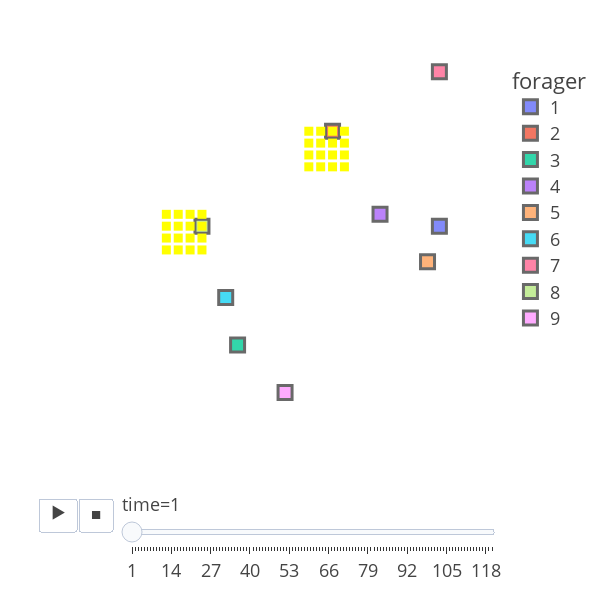

The notebook cell this image was saved under:
### Code cell
# animate

ft.animate_foragers(
    communicators, plot_rewards=True, width=600, height=600, point_size=8
)

### Figure 1 — Plotly figure (JSON) as saved in the notebook; plotly's stock layout.template omitted (floating-point values rounded to 4 significant figures)
{"data": [{"hovertemplate": "forager=1<br>time=1<br>x=%{x}<br>y=%{y}<extra></extra>", "legendgroup": "1", "marker": {"color": "#636efa", "line": {"width": 3}, "opacity": 0.8, "size": 14, "symbol": "square"}, "mode": "markers", "name": "1", "orientation": "v", "showlegend": true, "type": "scatter", "x": [27], "xaxis": "x", "y": [16], "yaxis": "y"}, {"hovertemplate": "forager=2<br>time=1<br>x=%{x}<br>y=%{y}<extra></extra>", "legendgroup": "2", "marker": {"color": "#EF553B", "line": {"width": 3}, "opacity": 0.8, "size": 14, "symbol": "square"}, "mode": "markers", "name": "2", "orientation": "v", "showlegend": true, "type": "scatter", "x": [18], "xaxis": "x", "y": [24], "yaxis": "y"}, {"hovertemplate": "forager=3<br>time=1<br>x=%{x}<br>y=%{y}<extra></extra>", "legendgroup": "3", "marker": {"color": "#00cc96", "line": {"width": 3}, "opacity": 0.8, "size": 14, "symbol": "square"}, "mode": "markers", "name": "3", "orientation": "v", "showlegend": true, "type": "scatter", "x": [10], "xaxis": "x", "y": [6], "yaxis": "y"}, {"hovertemplate": "forager=4<br>time=1<br>x=%{x}<br>y=%{y}<extra></extra>", "legendgroup": "4", "marker": {"color": "#ab63fa", "line": {"width": 3}, "opacity": 0.8, "size": 14, "symbol": "square"}, "mode": "markers", "name": "4", "orientation": "v", "showlegend": true, "type": "scatter", "x": [22], "xaxis": "x", "y": [17], "yaxis": "y"}, {"hovertemplate": "forager=5<br>time=1<br>x=%{x}<br>y=%{y}<extra></extra>", "legendgroup": "5", "marker": {"color": "#FFA15A", "line": {"width": 3}, "opacity": 0.8, "size": 14, "symbol": "square"}, "mode": "markers", "name": "5", "orientation": "v", "showlegend": true, "type": "scatter", "x": [26], "xaxis": "x", "y": [13], "yaxis": "y"}, {"hovertemplate": "forager=6<br>time=1<br>x=%{x}<br>y=%{y}<extra></extra>", "legendgroup": "6", "marker": {"color": "#19d3f3", "line": {"width": 3}, "opacity": 0.8, "size": 14, "symbol": "square"}, "mode": "markers", "name": "6", "orientation": "v", "showlegend": true, "type": "scatter", "x": [9], "xaxis": "x", "y": [10], "yaxis": "y"}, {"hovertemplate": "forager=7<br>time=1<br>x=%{x}<br>y=%{y}<extra></extra>", "legendgroup": "7", "marker": {"color": "#FF6692", "line": {"width": 3}, "opacity": 0.8, "size": 14, "symbol": "square"}, "mode": "markers", "name": "7", "orientation": "v", "showlegend": true, "type": "scatter", "x": [27], "xaxis": "x", "y": [29], "yaxis": "y"}, {"hovertemplate": "forager=8<br>time=1<br>x=%{x}<br>y=%{y}<extra></extra>", "legendgroup": "8", "marker": {"color": "#B6E880", "line": {"width": 3}, "opacity": 0.8, "size": 14, "symbol": "square"}, "mode": "markers", "name": "8", "orientation": "v", "showlegend": true, "type": "scatter", "x": [7], "xaxis": "x", "y": [16], "yaxis": "y"}, {"hovertemplate": "forager=9<br>time=1<br>x=%{x}<br>y=%{y}<extra></extra>", "legendgroup": "9", "marker": {"color": "#FF97FF", "line": {"width": 3}, "opacity": 0.8, "size": 14, "symbol": "square"}, "mode": "markers", "name": "9", "orientation": "v", "showlegend": true, "type": "scatter", "x": [14], "xaxis": "x", "y": [2], "yaxis": "y"}, {"hovertemplate": "forager=reward<br>time=1<br>x=%{x}<br>y=%{y}<extra></extra>", "legendgroup": "reward", "marker": {"color": "yellow", "symbol": "square"}, "mode": "markers", "name": "reward", "orientation": "v", "showlegend": false, "type": "scatter", "x": [4, 5, 6, 7, 4, 5, 6, 7, 4, 5, 6, 7, 4, 5, 6, 7, 16, 17, 18, 19, 16, 17, 18, 19, 16, 17, 18, 19, 16, 17, 18, 19], "xaxis": "x", "y": [14, 14, 14, 14, 15, 15, 15, 15, 16, 16, 16, 16, 17, 17, 17, 17, 21, 21, 21, 21, 22, 22, 22, 22, 23, 23, 23, 23, 24, 24, 24, 24], "yaxis": "y"}], "layout": {"autosize": false, "height": 600, "legend": {"title": {"text": "forager"}, "tracegroupgap": 0}, "margin": {"t": 60}, "sliders": [{"active": 0, "currentvalue": {"prefix": "time="}, "len": 0.9, "pad": {"b": 10, "t": 60}, "steps": [{"args": [["1"], {"frame": {"duration": 0, "redraw": false}, "fromcurrent": true, "mode": "immediate", "transition": {"duration": 0, "easing": "linear"}}], "label": "1", "method": "animate"}, {"args": [["2"], {"frame": {"duration": 0, "redraw": false}, "fromcurrent": true, "mode": "immediate", "transition": {"duration": 0, "easing": "linear"}}], "label": "2", "method": "animate"}, {"args": [["3"], {"frame": {"duration": 0, "redraw": false}, "fromcurrent": true, "mode": "immediate", "transition": {"duration": 0, "easing": "linear"}}], "label": "3", "method": "animate"}, {"args": [["4"], {"frame": {"duration": 0, "redraw": false}, "fromcurrent": true, "mode": "immediate", "transition": {"duration": 0, "easing": "linear"}}], "label": "4", "method": "animate"}, {"args": [["5"], {"frame": {"duration": 0, "redraw": false}, "fromcurrent": true, "mode": "immediate", "transition": {"duration": 0, "easing": "linear"}}], "label": "5", "method": "animate"}, {"args": [["6"], {"frame": {"duration": 0, "redraw": false}, "fromcurrent": true, "mode": "immediate", "transition": {"duration": 0, "easing": "linear"}}], "label": "6", "method": "animate"}, {"args": [["7"], {"frame": {"duration": 0, "redraw": false}, "fromcurrent": true, "mode": "immediate", "transition": {"duration": 0, "easing": "linear"}}], "label": "7", "method": "animate"}, {"args": [["8"], {"frame": {"duration": 0, "redraw": false}, "fromcurrent": true, "mode": "immediate", "transition": {"duration": 0, "easing": "linear"}}], "label": "8", "method": "animate"}, {"args": [["9"], {"frame": {"duration": 0, "redraw": false}, "fromcurrent": true, "mode": "immediate", "transition": {"duration": 0, "easing": "linear"}}], "label": "9", "method": "animate"}, {"args": [["10"], {"frame": {"duration": 0, "redraw": false}, "fromcurrent": true, "mode": "immediate", "transition": {"duration": 0, "easing": "linear"}}], "label": "10", "method": "animate"}, {"args": [["11"], {"frame": {"duration": 0, "redraw": false}, "fromcurrent": true, "mode": "immediate", "transition": {"duration": 0, "easing": "linear"}}], "label": "11", "method": "animate"}, {"args": [["12"], {"frame": {"duration": 0, "redraw": false}, "fromcurrent": true, "mode": "immediate", "transition": {"duration": 0, "easing": "linear"}}], "label": "12", "method": "animate"}, {"args": [["13"], {"frame": {"duration": 0, "redraw": false}, "fromcurrent": true, "mode": "immediate", "transition": {"duration": 0, "easing": "linear"}}], "label": "13", "method": "animate"}, {"args": [["14"], {"frame": {"duration": 0, "redraw": false}, "fromcurrent": true, "mode": "immediate", "transition": {"duration": 0, "easing": "linear"}}], "label": "14", "method": "animate"}, {"args": [["15"], {"frame": {"duration": 0, "redraw": false}, "fromcurrent": true, "mode": "immediate", "transition": {"duration": 0, "easing": "linear"}}], "label": "15", "method": "animate"}, {"args": [["16"], {"frame": {"duration": 0, "redraw": false}, "fromcurrent": true, "mode": "immediate", "transition": {"duration": 0, "easing": "linear"}}], "label": "16", "method": "animate"}, {"args": [["17"], {"frame": {"duration": 0, "redraw": false}, "fromcurrent": true, "mode": "immediate", "transition": {"duration": 0, "easing": "linear"}}], "label": "17", "method": "animate"}, {"args": [["18"], {"frame": {"duration": 0, "redraw": false}, "fromcurrent": true, "mode": "immediate", "transition": {"duration": 0, "easing": "linear"}}], "label": "18", "method": "animate"}, {"args": [["19"], {"frame": {"duration": 0, "redraw": false}, "fromcurrent": true, "mode": "immediate", "transition": {"duration": 0, "easing": "linear"}}], "label": "19", "method": "animate"}, {"args": [["20"], {"frame": {"duration": 0, "redraw": false}, "fromcurrent": true, "mode": "immediate", "transition": {"duration": 0, "easing": "linear"}}], "label": "20", "method": "animate"}, {"args": [["21"], {"frame": {"duration": 0, "redraw": false}, "fromcurrent": true, "mode": "immediate", "transition": {"duration": 0, "easing": "linear"}}], "label": "21", "method": "animate"}, {"args": [["22"], {"frame": {"duration": 0, "redraw": false}, "fromcurrent": true, "mode": "immediate", "transition": {"duration": 0, "easing": "linear"}}], "label": "22", "method": "animate"}, {"args": [["23"], {"frame": {"duration": 0, "redraw": false}, "fromcurrent": true, "mode": "immediate", "transition": {"duration": 0, "easing": "linear"}}], "label": "23", "method": "animate"}, {"args": [["24"], {"frame": {"duration": 0, "redraw": false}, "fromcurrent": true, "mode": "immediate", "transition": {"duration": 0, "easing": "linear"}}], "label": "24", "method": "animate"}, {"args": [["25"], {"frame": {"duration": 0, "redraw": false}, "fromcurrent": true, "mode": "immediate", "transition": {"duration": 0, "easing": "linear"}}], "label": "25", "method": "animate"}, {"args": [["26"], {"frame": {"duration": 0, "redraw": false}, "fromcurrent": true, "mode": "immediate", "transition": {"duration": 0, "easing": "linear"}}], "label": "26", "method": "animate"}, {"args": [["27"], {"frame": {"duration": 0, "redraw": false}, "fromcurrent": true, "mode": "immediate", "transition": {"duration": 0, "easing": "linear"}}], "label": "27", "method": "animate"}, {"args": [["28"], {"frame": {"duration": 0, "redraw": false}, "fromcurrent": true, "mode": "immediate", "transition": {"duration": 0, "easing": "linear"}}], "label": "28", "method": "animate"}, {"args": [["29"], {"frame": {"duration": 0, "redraw": false}, "fromcurrent": true, "mode": "immediate", "transition": {"duration": 0, "easing": "linear"}}], "label": "29", "method": "animate"}, {"args": [["30"], {"frame": {"duration": 0, "redraw": false}, "fromcurrent": true, "mode": "immediate", "transition": {"duration": 0, "easing": "linear"}}], "label": "30", "method": "animate"}, {"args": [["31"], {"frame": {"duration": 0, "redraw": false}, "fromcurrent": true, "mode": "immediate", "transition": {"duration": 0, "easing": "linear"}}], "label": "31", "method": "animate"}, {"args": [["32"], {"frame": {"duration": 0, "redraw": false}, "fromcurrent": true, "mode": "immediate", "transition": {"duration": 0, "easing": "linear"}}], "label": "32", "method": "animate"}, {"args": [["33"], {"frame": {"duration": 0, "redraw": false}, "fromcurrent": true, "mode": "immediate", "transition": {"duration": 0, "easing": "linear"}}], "label": "33", "method": "animate"}, {"args": [["34"], {"frame": {"duration": 0, "redraw": false}, "fromcurrent": true, "mode": "immediate", "transition": {"duration": 0, "easing": "linear"}}], "label": "34", "method": "animate"}, {"args": [["35"], {"frame": {"duration": 0, "redraw": false}, "fromcurrent": true, "mode": "immediate", "transition": {"duration": 0, "easing": "linear"}}], "label": "35", "method": "animate"}, {"args": [["36"], {"frame": {"duration": 0, "redraw": false}, "fromcurrent": true, "mode": "immediate", "transition": {"duration": 0, "easing": "linear"}}], "label": "36", "method": "animate"}, {"args": [["37"], {"frame": {"duration": 0, "redraw": false}, "fromcurrent": true, "mode": "immediate", "transition": {"duration": 0, "easing": "linear"}}], "label": "37", "method": "animate"}, {"args": [["38"], {"frame": {"duration": 0, "redraw": false}, "fromcurrent": true, "mode": "immediate", "transition": {"duration": 0, "easing": "linear"}}], "label": "38", "method": "animate"}, {"args": [["39"], {"frame": {"duration": 0, "redraw": false}, "fromcurrent": true, "mode": "immediate", "transition": {"duration": 0, "easing": "linear"}}], "label": "39", "method": "animate"}, {"args": [["40"], {"frame": {"duration": 0, "redraw": false}, "fromcurrent": true, "mode": "immediate", "transition": {"duration": 0, "easing": "linear"}}], "label": "40", "method": "animate"}, {"args": [["41"], {"frame": {"duration": 0, "redraw": false}, "fromcurrent": true, "mode": "immediate", "transition": {"duration": 0, "easing": "linear"}}], "label": "41", "method": "animate"}, {"args": [["42"], {"frame": {"duration": 0, "redraw": false}, "fromcurrent": true, "mode": "immediate", "transition": {"duration": 0, "easing": "linear"}}], "label": "42", "method": "animate"}, {"args": [["43"], {"frame": {"duration": 0, "redraw": false}, "fromcurrent": true, "mode": "immediate", "transition": {"duration": 0, "easing": "linear"}}], "label": "43", "method": "animate"}, {"args": [["44"], {"frame": {"duration": 0, "redraw": false}, "fromcurrent": true, "mode": "immediate", "transition": {"duration": 0, "easing": "linear"}}], "label": "44", "method": "animate"}, {"args": [["45"], {"frame": {"duration": 0, "redraw": false}, "fromcurrent": true, "mode": "immediate", "transition": {"duration": 0, "easing": "linear"}}], "label": "45", "method": "animate"}, {"args": [["46"], {"frame": {"duration": 0, "redraw": false}, "fromcurrent": true, "mode": "immediate", "transition": {"duration": 0, "easing": "linear"}}], "label": "46", "method": "animate"}, {"args": [["47"], {"frame": {"duration": 0, "redraw": false}, "fromcurrent": true, "mode": "immediate", "transition": {"duration": 0, "easing": "linear"}}], "label": "47", "method": "animate"}, {"args": [["48"], {"frame": {"duration": 0, "redraw": false}, "fromcurrent": true, "mode": "immediate", "transition": {"duration": 0, "easing": "linear"}}], "label": "48", "method": "animate"}, {"args": [["49"], {"frame": {"duration": 0, "redraw": false}, "fromcurrent": true, "mode": "immediate", "transition": {"duration": 0, "easing": "linear"}}], "label": "49", "method": "animate"}, {"args": [["50"], {"frame": {"duration": 0, "redraw": false}, "fromcurrent": true, "mode": "immediate", "transition": {"duration": 0, "easing": "linear"}}], "label": "50", "method": "animate"}, {"args": [["51"], {"frame": {"duration": 0, "redraw": false}, "fromcurrent": true, "mode": "immediate", "transition": {"duration": 0, "easing": "linear"}}], "label": "51", "method": "animate"}, {"args": [["52"], {"frame": {"duration": 0, "redraw": false}, "fromcurrent": true, "mode": "immediate", "transition": {"duration": 0, "easing": "linear"}}], "label": "52", "method": "animate"}, {"args": [["53"], {"frame": {"duration": 0, "redraw": false}, "fromcurrent": true, "mode": "immediate", "transition": {"duration": 0, "easing": "linear"}}], "label": "53", "method": "animate"}, {"args": [["54"], {"frame": {"duration": 0, "redraw": false}, "fromcurrent": true, "mode": "immediate", "transition": {"duration": 0, "easing": "linear"}}], "label": "54", "method": "animate"}, {"args": [["55"], {"frame": {"duration": 0, "redraw": false}, "fromcurrent": true, "mode": "immediate", "transition": {"duration": 0, "easing": "linear"}}], "label": "55", "method": "animate"}, {"args": [["56"], {"frame": {"duration": 0, "redraw": false}, "fromcurrent": true, "mode": "immediate", "transition": {"duration": 0, "easing": "linear"}}], "label": "56", "method": "animate"}, {"args": [["57"], {"frame": {"duration": 0, "redraw": false}, "fromcurrent": true, "mode": "immediate", "transition": {"duration": 0, "easing": "linear"}}], "label": "57", "method": "animate"}, {"args": [["58"], {"frame": {"duration": 0, "redraw": false}, "fromcurrent": true, "mode": "immediate", "transition": {"duration": 0, "easing": "linear"}}], "label": "58", "method": "animate"}, {"args": [["59"], {"frame": {"duration": 0, "redraw": false}, "fromcurrent": true, "mode": "immediate", "transition": {"duration": 0, "easing": "linear"}}], "label": "59", "method": "animate"}, {"args": [["60"], {"frame": {"duration": 0, "redraw": false}, "fromcurrent": true, "mode": "immediate", "transition": {"duration": 0, "easing": "linear"}}], "label": "60", "method": "animate"}, {"args": [["61"], {"frame": {"duration": 0, "redraw": false}, "fromcurrent": true, "mode": "immediate", "transition": {"duration": 0, "easing": "linear"}}], "label": "61", "method": "animate"}, {"args": [["62"], {"frame": {"duration": 0, "redraw": false}, "fromcurrent": true, "mode": "immediate", "transition": {"duration": 0, "easing": "linear"}}], "label": "62", "method": "animate"}, {"args": [["63"], {"frame": {"duration": 0, "redraw": false}, "fromcurrent": true, "mode": "immediate", "transition": {"duration": 0, "easing": "linear"}}], "label": "63", "method": "animate"}, {"args": [["64"], {"frame": {"duration": 0, "redraw": false}, "fromcurrent": true, "mode": "immediate", "transition": {"duration": 0, "easing": "linear"}}], "label": "64", "method": "animate"}, {"args": [["65"], {"frame": {"duration": 0, "redraw": false}, "fromcurrent": true, "mode": "immediate", "transition": {"duration": 0, "easing": "linear"}}], "label": "65", "method": "animate"}, {"args": [["66"], {"frame": {"duration": 0, "redraw": false}, "fromcurrent": true, "mode": "immediate", "transition": {"duration": 0, "easing": "linear"}}], "label": "66", "method": "animate"}, {"args": [["67"], {"frame": {"duration": 0, "redraw": false}, "fromcurrent": true, "mode": "immediate", "transition": {"duration": 0, "easing": "linear"}}], "label": "67", "method": "animate"}, {"args": [["68"], {"frame": {"duration": 0, "redraw": false}, "fromcurrent": true, "mode": "immediate", "transition": {"duration": 0, "easing": "linear"}}], "label": "68", "method": "animate"}, {"args": [["69"], {"frame": {"duration": 0, "redraw": false}, "fromcurrent": true, "mode": "immediate", "transition": {"duration": 0, "easing": "linear"}}], "label": "69", "method": "animate"}, {"args": [["70"], {"frame": {"duration": 0, "redraw": false}, "fromcurrent": true, "mode": "immediate", "transition": {"duration": 0, "easing": "linear"}}], "label": "70", "method": "animate"}, {"args": [["71"], {"frame": {"duration": 0, "redraw": false}, "fromcurrent": true, "mode": "immediate", "transition": {"duration": 0, "easing": "linear"}}], "label": "71", "method": "animate"}, {"args": [["72"], {"frame": {"duration": 0, "redraw": false}, "fromcurrent": true, "mode": "immediate", "transition": {"duration": 0, "easing": "linear"}}], "label": "72", "method": "animate"}, {"args": [["73"], {"frame": {"duration": 0, "redraw": false}, "fromcurrent": true, "mode": "immediate", "transition": {"duration": 0, "easing": "linear"}}], "label": "73", "method": "animate"}, {"args": [["74"], {"frame": {"duration": 0, "redraw": false}, "fromcurrent": true, "mode": "immediate", "transition": {"duration": 0, "easing": "linear"}}], "label": "74", "method": "animate"}, {"args": [["75"], {"frame": {"duration": 0, "redraw": false}, "fromcurrent": true, "mode": "immediate", "transition": {"duration": 0, "easing": "linear"}}], "label": "75", "method": "animate"}, {"args": [["76"], {"frame": {"duration": 0, "redraw": false}, "fromcurrent": true, "mode": "immediate", "transition": {"duration": 0, "easing": "linear"}}], "label": "76", "method": "animate"}, {"args": [["77"], {"frame": {"duration": 0, "redraw": false}, "fromcurrent": true, "mode": "immediate", "transition": {"duration": 0, "easing": "linear"}}], "label": "77", "method": "animate"}, {"args": [["78"], {"frame": {"duration": 0, "redraw": false}, "fromcurrent": true, "mode": "immediate", "transition": {"duration": 0, "easing": "linear"}}], "label": "78", "method": "animate"}, {"args": [["79"], {"frame": {"duration": 0, "redraw": false}, "fromcurrent": true, "mode": "immediate", "transition": {"duration": 0, "easing": "linear"}}], "label": "79", "method": "animate"}, {"args": [["80"], {"frame": {"duration": 0, "redraw": false}, "fromcurrent": true, "mode": "immediate", "transition": {"duration": 0, "easing": "linear"}}], "label": "80", "method": "animate"}, {"args": [["81"], {"frame": {"duration": 0, "redraw": false}, "fromcurrent": true, "mode": "immediate", "transition": {"duration": 0, "easing": "linear"}}], "label": "81", "method": "animate"}, {"args": [["82"], {"frame": {"duration": 0, "redraw": false}, "fromcurrent": true, "mode": "immediate", "transition": {"duration": 0, "easing": "linear"}}], "label": "82", "method": "animate"}, {"args": [["83"], {"frame": {"duration": 0, "redraw": false}, "fromcurrent": true, "mode": "immediate", "transition": {"duration": 0, "easing": "linear"}}], "label": "83", "method": "animate"}, {"args": [["84"], {"frame": {"duration": 0, "redraw": false}, "fromcurrent": true, "mode": "immediate", "transition": {"duration": 0, "easing": "linear"}}], "label": "84", "method": "animate"}, {"args": [["85"], {"frame": {"duration": 0, "redraw": false}, "fromcurrent": true, "mode": "immediate", "transition": {"duration": 0, "easing": "linear"}}], "label": "85", "method": "animate"}, {"args": [["86"], {"frame": {"duration": 0, "redraw": false}, "fromcurrent": true, "mode": "immediate", "transition": {"duration": 0, "easing": "linear"}}], "label": "86", "method": "animate"}, {"args": [["87"], {"frame": {"duration": 0, "redraw": false}, "fromcurrent": true, "mode": "immediate", "transition": {"duration": 0, "easing": "linear"}}], "label": "87", "method": "animate"}, {"args": [["88"], {"frame": {"duration": 0, "redraw": false}, "fromcurrent": true, "mode": "immediate", "transition": {"duration": 0, "easing": "linear"}}], "label": "88", "method": "animate"}, {"args": [["89"], {"frame": {"duration": 0, "redraw": false}, "fromcurrent": true, "mode": "immediate", "transition": {"duration": 0, "easing": "linear"}}], "label": "89", "method": "animate"}, {"args": [["90"], {"frame": {"duration": 0, "redraw": false}, "fromcurrent": true, "mode": "immediate", "transition": {"duration": 0, "easing": "linear"}}], "label": "90", "method": "animate"}, {"args": [["91"], {"frame": {"duration": 0, "redraw": false}, "fromcurrent": true, "mode": "immediate", "transition": {"duration": 0, "easing": "linear"}}], "label": "91", "method": "animate"}, {"args": [["92"], {"frame": {"duration": 0, "redraw": false}, "fromcurrent": true, "mode": "immediate", "transition": {"duration": 0, "easing": "linear"}}], "label": "92", "method": "animate"}, {"args": [["93"], {"frame": {"duration": 0, "redraw": false}, "fromcurrent": true, "mode": "immediate", "transition": {"duration": 0, "easing": "linear"}}], "label": "93", "method": "animate"}, {"args": [["94"], {"frame": {"duration": 0, "redraw": false}, "fromcurrent": true, "mode": "immediate", "transition": {"duration": 0, "easing": "linear"}}], "label": "94", "method": "animate"}, {"args": [["95"], {"frame": {"duration": 0, "redraw": false}, "fromcurrent": true, "mode": "immediate", "transition": {"duration": 0, "easing": "linear"}}], "label": "95", "method": "animate"}, {"args": [["96"], {"frame": {"duration": 0, "redraw": false}, "fromcurrent": true, "mode": "immediate", "transition": {"duration": 0, "easing": "linear"}}], "label": "96", "method": "animate"}, {"args": [["97"], {"frame": {"duration": 0, "redraw": false}, "fromcurrent": true, "mode": "immediate", "transition": {"duration": 0, "easing": "linear"}}], "label": "97", "method": "animate"}, {"args": [["98"], {"frame": {"duration": 0, "redraw": false}, "fromcurrent": true, "mode": "immediate", "transition": {"duration": 0, "easing": "linear"}}], "label": "98", "method": "animate"}, {"args": [["99"], {"frame": {"duration": 0, "redraw": false}, "fromcurrent": true, "mode": "immediate", "transition": {"duration": 0, "easing": "linear"}}], "label": "99", "method": "animate"}, {"args": [["100"], {"frame": {"duration": 0, "redraw": false}, "fromcurrent": true, "mode": "immediate", "transition": {"duration": 0, "easing": "linear"}}], "label": "100", "method": "animate"}, {"args": [["101"], {"frame": {"duration": 0, "redraw": false}, "fromcurrent": true, "mode": "immediate", "transition": {"duration": 0, "easing": "linear"}}], "label": "101", "method": "animate"}, {"args": [["102"], {"frame": {"duration": 0, "redraw": false}, "fromcurrent": true, "mode": "immediate", "transition": {"duration": 0, "easing": "linear"}}], "label": "102", "method": "animate"}, {"args": [["103"], {"frame": {"duration": 0, "redraw": false}, "fromcurrent": true, "mode": "immediate", "transition": {"duration": 0, "easing": "linear"}}], "label": "103", "method": "animate"}, {"args": [["104"], {"frame": {"duration": 0, "redraw": false}, "fromcurrent": true, "mode": "immediate", "transition": {"duration": 0, "easing": "linear"}}], "label": "104", "method": "animate"}, {"args": [["105"], {"frame": {"duration": 0, "redraw": false}, "fromcurrent": true, "mode": "immediate", "transition": {"duration": 0, "easing": "linear"}}], "label": "105", "method": "animate"}, {"args": [["106"], {"frame": {"duration": 0, "redraw": false}, "fromcurrent": true, "mode": "immediate", "transition": {"duration": 0, "easing": "linear"}}], "label": "106", "method": "animate"}, {"args": [["107"], {"frame": {"duration": 0, "redraw": false}, "fromcurrent": true, "mode": "immediate", "transition": {"duration": 0, "easing": "linear"}}], "label": "107", "method": "animate"}, {"args": [["108"], {"frame": {"duration": 0, "redraw": false}, "fromcurrent": true, "mode": "immediate", "transition": {"duration": 0, "easing": "linear"}}], "label": "108", "method": "animate"}, {"args": [["109"], {"frame": {"duration": 0, "redraw": false}, "fromcurrent": true, "mode": "immediate", "transition": {"duration": 0, "easing": "linear"}}], "label": "109", "method": "animate"}, {"args": [["110"], {"frame": {"duration": 0, "redraw": false}, "fromcurrent": true, "mode": "immediate", "transition": {"duration": 0, "easing": "linear"}}], "label": "110", "method": "animate"}, {"args": [["111"], {"frame": {"duration": 0, "redraw": false}, "fromcurrent": true, "mode": "immediate", "transition": {"duration": 0, "easing": "linear"}}], "label": "111", "method": "animate"}, {"args": [["112"], {"frame": {"duration": 0, "redraw": false}, "fromcurrent": true, "mode": "immediate", "transition": {"duration": 0, "easing": "linear"}}], "label": "112", "method": "animate"}, {"args": [["113"], {"frame": {"duration": 0, "redraw": false}, "fromcurrent": true, "mode": "immediate", "transition": {"duration": 0, "easing": "linear"}}], "label": "113", "method": "animate"}, {"args": [["114"], {"frame": {"duration": 0, "redraw": false}, "fromcurrent": true, "mode": "immediate", "transition": {"duration": 0, "easing": "linear"}}], "label": "114", "method": "animate"}, {"args": [["115"], {"frame": {"duration": 0, "redraw": false}, "fromcurrent": true, "mode": "immediate", "transition": {"duration": 0, "easing": "linear"}}], "label": "115", "method": "animate"}, {"args": [["116"], {"frame": {"duration": 0, "redraw": false}, "fromcurrent": true, "mode": "immediate", "transition": {"duration": 0, "easing": "linear"}}], "label": "116", "method": "animate"}, {"args": [["117"], {"frame": {"duration": 0, "redraw": false}, "fromcurrent": true, "mode": "immediate", "transition": {"duration": 0, "easing": "linear"}}], "label": "117", "method": "animate"}, {"args": [["118"], {"frame": {"duration": 0, "redraw": false}, "fromcurrent": true, "mode": "immediate", "transition": {"duration": 0, "easing": "linear"}}], "label": "118", "method": "animate"}, {"args": [["119"], {"frame": {"duration": 0, "redraw": false}, "fromcurrent": true, "mode": "immediate", "transition": {"duration": 0, "easing": "linear"}}], "label": "119", "method": "animate"}, {"args": [["120"], {"frame": {"duration": 0, "redraw": false}, "fromcurrent": true, "mode": "immediate", "transition": {"duration": 0, "easing": "linear"}}], "label": "120", "method": "animate"}], "x": 0.1, "xanchor": "left", "y": 0, "yanchor": "top"}], "updatemenus": [{"buttons": [{"args": [null, {"frame": {"duration": 500, "redraw": false}, "fromcurrent": true, "mode": "immediate", "transition": {"duration": 0, "easing": "linear"}}], "label": "&#9654;", "method": "animate"}, {"args": [[null], {"frame": {"duration": 0, "redraw": false}, "fromcurrent": true, "mode": "immediate", "transition": {"duration": 0, "easing": "linear"}}], "label": "&#9724;", "method": "animate"}], "direction": "left", "pad": {"r": 10, "t": 70}, "showactive": false, "type": "buttons", "x": 0.1, "xanchor": "right", "y": 0, "yanchor": "top"}], "width": 600, "xaxis": {"anchor": "y", "domain": [0, 1], "range": [-1, 30], "showgrid": false, "showticklabels": false, "ticks": "", "title": {"text": ""}, "zeroline": false}, "yaxis": {"anchor": "x", "domain": [0, 1], "range": [-1, 30], "scaleanchor": "x", "showgrid": false, "showticklabels": false, "ticks": "", "title": {"text": ""}, "zeroline": false}}}
